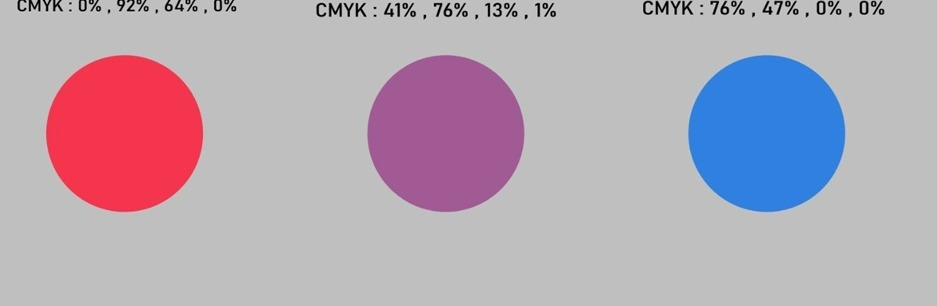
#> input picture CV/ball_detection/all.jpg, 937 x 306 px, given in place of the camera
$ python mask.py
#> lines starting #> are read from the running program, lines starting #| are printed output that depends on the picture; after the words box and inside, x2 and y2 are one past the last pixel; in counts of white or black regions, pixels touching at a corner belong together
import cv2 as cv
import numpy as np
import imutils


color = (0,0,0)
# I have defined lower and upper boundaries for each color for my camera
# Strongly recommended finding for your own camera.

#RED    [244, 54, 76]
#BLUE   [161,90,149]
#PURPLE [48,127,226]

colors = {'red': [np.array([167, 100, 100]), np.array([187, 255, 255])],
          'blue': [np.array([97,100,100]), np.array([117,255,255])],
          'purple': [np.array([145,100,100]), np.array([165,255,255])]}


def find_color(frame, points):
    mask = cv.inRange(frame, points[0], points[1])#create mask with boundaries
    cnts = cv.findContours(mask, cv.RETR_TREE,
                           cv.CHAIN_APPROX_SIMPLE) # find contours from mask
    cnts = imutils.grab_contours(cnts)
    for c in cnts:
        area = cv.contourArea(c) # find how big countour is
        if area > 500:       # only if countour is big enough, then
            M = cv.moments(c)
            cx = int(M['m10'] / M['m00']) # calculate X position
            cy = int(M['m01'] / M['m00']) # calculate Y position
            return c, cx, cy

cap = cv.VideoCapture(1)

while cap.isOpened(): #main loop
    _, frame = cap.read()
#> frame is the input picture: shape (306, 937, 3); mean B, G, R 181.1, 169, 181.3
    hsv = cv.cvtColor(frame, cv.COLOR_BGR2HSV) #convertion to HSV
#> hsv: shape (306, 937, 3); mean H, S, V 35.6, 35, 193.3
    for name, clr in colors.items(): # for each color in colors
        if find_color(hsv, clr):  # call find_color function above
            c, cx, cy = find_color(hsv, clr)
            cv.drawContours(frame, [c], -1, color, 3) #draw contours
            cv.circle(frame, (cx, cy), 7, color, -1)  # draw circle
            cv.putText(frame, name, (cx,cy),
                        cv.FONT_HERSHEY_SIMPLEX, 1, color, 1) # put text
#> this loop made 3 passes
#> cx on passes 1 to 3: 124, 766, 445
#> pass 1, in find_color, `mask = cv.inRange(frame, points[0], points[1])#create mask with bounda..`:
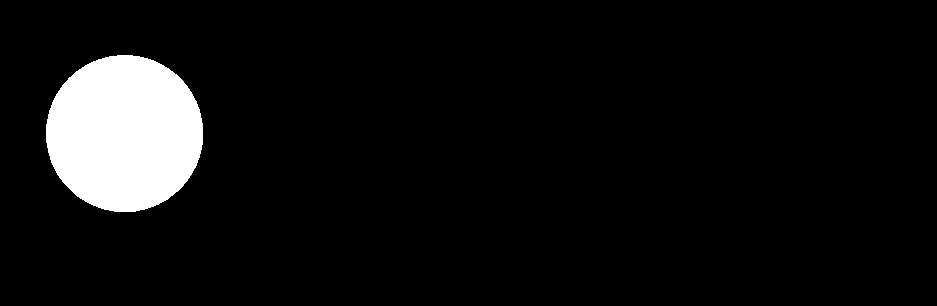
#> mask: shape (306, 937); 6.8% white; 1 white region, box (x1, y1, x2, y2) and area: (46, 55, 203, 212) 19402
#> pass 2, in find_color (call 3), `mask = cv.inRange(frame, points[0], points[1])#create mask with bounda..`:
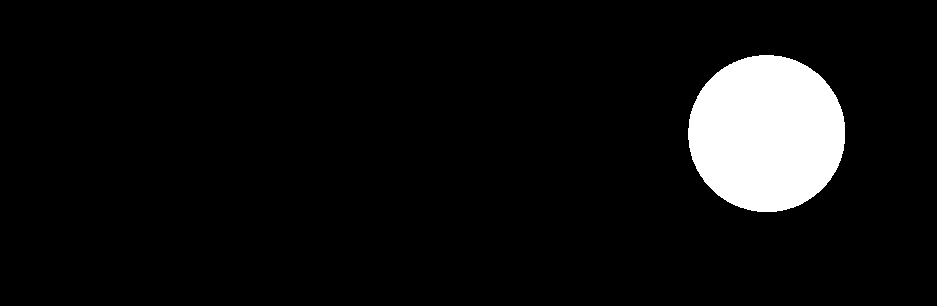
#> mask: shape (306, 937); 6.8% white; 1 white region, box (x1, y1, x2, y2) and area: (688, 55, 845, 212) 19385
#> pass 3, in find_color (call 5), `mask = cv.inRange(frame, points[0], points[1])#create mask with bounda..`:
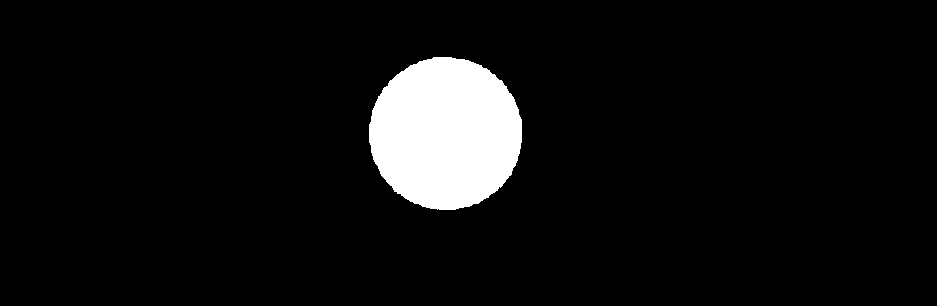
#> mask: shape (306, 937); 6.4% white; 1 white region, box (x1, y1, x2, y2) and area: (369, 57, 522, 210) 18387
#> after the loop:
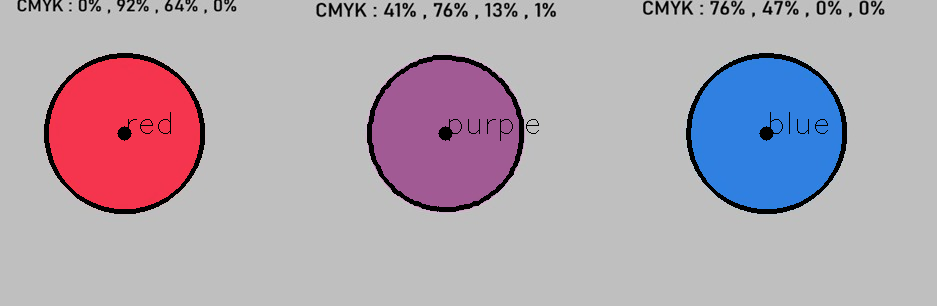
#> frame: shape (306, 937, 3); 2.63% of pixels changed, all inside (x1, y1, x2, y2) = (44, 53, 847, 214)
    cv.imshow("Frame: ", frame) # show image
    if cv.waitKey(1) == ord('q'):
#> (key q is pressed here)
        break

cap.release()   #idk what it is
cv.destroyAllWindows() # close all windows opened by opencv
